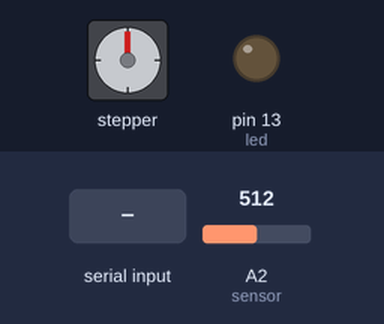
Simulated run of this sketch. Board: Arduino Uno, built with avr-gcc and run on an emulated ATmega328P. Parts: stepper motor, output pins drawn as LEDs (lit = HIGH). Wiring (inferred from the names in the program): stepper motor driver (200 steps per turn assumed): step A0; direction A1. The inputs (shaded band) are chosen by the test bench; at power-on: A2 (sensor) = 512. Pins used as bus, display or sensor lines are not drawn; what the sketch prints to the serial monitor is not drawn.

Above: at 1.2 s.
1.3 s: "r" received over Serial
At 2.5 s:
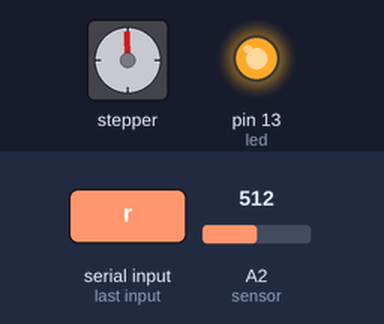
2.8 s: "l" received over Serial
At 3.7 s:
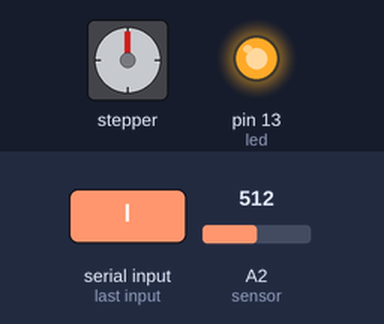
Timing chart, 0 to 5.8 s (numbered marks = the images above; inputs shaded):
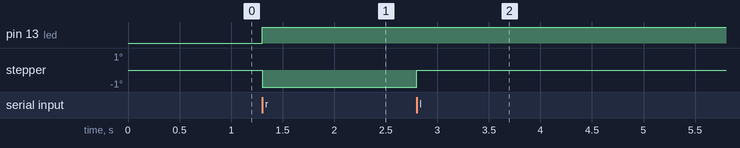

The sketch:

randomSender.ino
```cpp
// (licence header left out)
// Pin 13 has an LED connected on most Arduino boards.
// give it a name:
int led = 13;
int lightOnLength = 1;
int blinkCount = 0;
int sensor=A2;
int dir=A1;
int stepPin=A0;

int delayTime=30;
int stepId = 0;

// the setup routine runs once when you press reset:
void setup() {
  Serial.begin(9600);
  // initialize the digital pin as an output.
  pinMode(led, OUTPUT);
  pinMode(dir, OUTPUT);
  pinMode(stepPin, OUTPUT);
  pinMode(sensor, INPUT);
}

// the loop routine runs over and over again forever:
void loop() {
  //int rand=random(1023);
  char readChar;
  while (Serial.available() > 0) {
      digitalWrite(13, HIGH);
      readChar=Serial.read();
      if (readChar=='r'){
        digitalWrite(dir,LOW);
        digitalWrite(stepPin,HIGH);
        delayMicroseconds(delayTime);
        digitalWrite(stepPin,LOW);
        delayMicroseconds(delayTime);
      } else if (readChar=='l'){
        digitalWrite(dir,HIGH);
        digitalWrite(stepPin,HIGH);
        delayMicroseconds(delayTime);
        digitalWrite(stepPin,LOW);
        delayMicroseconds(delayTime);

      } else if (readChar=='v'){
      }
      int value=analogRead(sensor);
      byte byteRepresentation[2];
      byteRepresentation[0]=lowByte(value);
      byteRepresentation[1]=highByte(value);
      Serial.write(byteRepresentation,2);
  }
  //int value=analogRead(0);


  /*digitalWrite(13, HIGH);   // turn the LED on (HIGH is the voltage level)
  delay(500);               // wait for a 1/2 second
  digitalWrite(13, LOW);   // turn the LED off (LOW is the voltage level)
  delay(500);               // wait for a 1/2 second*/

}
```
